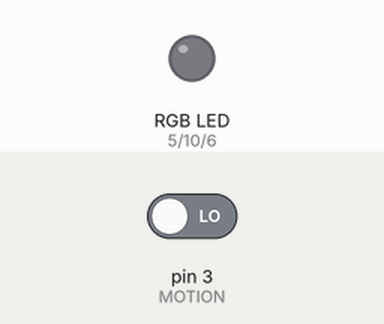
A sketch run on a simulated Arduino Uno, built with avr-gcc and run on an emulated ATmega328P. Parts: an RGB LED mixed from three pins (HIGH = lit). Inputs (shaded band) come from the test bench; at power-on: pin 3 (MOTION) LOW. What the sketch prints to the serial monitor is not drawn.

Above: at 1.2 s.
1.3 s: pin 3 (MOTION) driven HIGH
At 2.7 s:
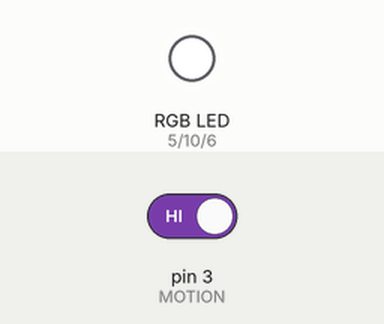
3.0 s: pin 3 (MOTION) driven LOW
At 5.5 s:
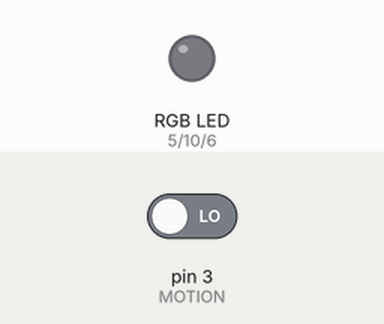
Timing chart, 0 to 7.0 s (numbered marks = the images above; inputs shaded):
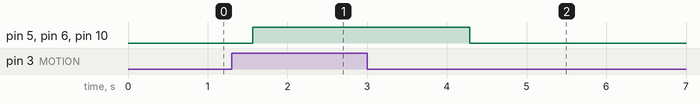

The sketch:

rgbMotion.ino
```cpp
#define MOTION 3
#define RED 5
#define BLUE 6
#define GREEN 10

void setup() {
  // put your setup code here, to run once:
  pinMode(RED, OUTPUT);
  pinMode(BLUE, OUTPUT);
  pinMode(GREEN, OUTPUT);

  pinMode(MOTION, INPUT);
  Serial.begin(9600);

}

void loop() {
  // simpleBlink();
  // fastBlink();
  // fadeBlue();
  // fadeRed();
  // fadeGreen();

  int sensor = digitalRead(MOTION);
  Serial.println(sensor);
  if (sensor == HIGH) {

    fadeIn();
    while(digitalRead(MOTION) == 1) {

    }
    delay(5);
    fadeOut();
  } else {
    rgb(0,0,0);
  }
}

void simpleBlink() {
  digitalWrite(RED, HIGH);
  delay(500);
  digitalWrite(BLUE, HIGH);
  delay(500);
  digitalWrite(GREEN, HIGH);
  delay(500);
  digitalWrite(RED, LOW);
  delay(500);
  digitalWrite(BLUE, LOW);
  delay(500);
  digitalWrite(GREEN, LOW);
  delay(500);
}

void fastBlink() {
  int flash = 250;
  digitalWrite(RED, HIGH);
  delay(flash);
  digitalWrite(BLUE, HIGH);
  delay(flash);
  digitalWrite(GREEN, HIGH);
  delay(flash);
  digitalWrite(RED, LOW);
  delay(flash);
  digitalWrite(BLUE, LOW);
  delay(flash);
  digitalWrite(GREEN, LOW);
  delay(flash);
}

void fadeBlue() {
 for (int r = 0; r < 256; r++) {
    delay(5);
    analogWrite(BLUE, r);
  }
  // delay(100);
  for (int r = 256; r >= 0; r--) {
    analogWrite(BLUE, r);
    delay(5);
  }
}

void fadeRed() {
 for (int r = 0; r < 256; r++) {
    analogWrite(RED, r);
    delay(5);
  }
  for (int r = 256; r >= 0; r--) {
    analogWrite(RED, r);
    delay(5);
  }
}

void fadeGreen() {
  for (int r = 0; r < 250; r++) {
    analogWrite(GREEN, r);
    delay(5);
  }
  for (int r = 250; r >= 0; r--) {
    analogWrite(GREEN, r);
    delay(5);
  }
}

void rgb(int r, int g, int b) {
  analogWrite(RED, r);
  analogWrite(GREEN, g);
  analogWrite(BLUE, b);
}

void fadeOut() {
  for (int i = 255; i >= 0; i--) {
    rgb(i,i,i);
    delay(5);
  }
}

void fadeIn() {
  for (int i = 0; i <= 255; i++) {
    rgb(i,i,i);
    delay(1);
  }
}
```

Measured:
- after the input at 1.3 s, pin 5 (RED), pin 6 (BLUE), pin 10 (GREEN): LOW → HIGH after 0.27 s
- after the input at 3.0 s, pin 5 (RED), pin 6 (BLUE), pin 10 (GREEN): HIGH → LOW after 1.3 s
